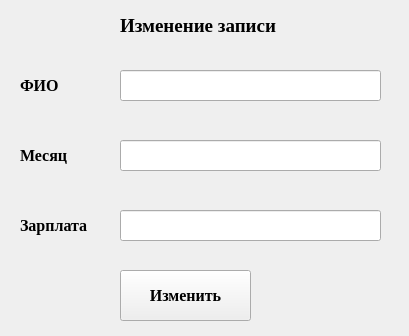
<?xml version="1.0" encoding="UTF-8"?>
<ui version="4.0">
 <class>Form</class>
 <widget class="QWidget" name="Form">
  <property name="geometry">
   <rect>
    <x>0</x>
    <y>0</y>
    <width>409</width>
    <height>336</height>
   </rect>
  </property>
  <property name="windowTitle">
   <string>Form</string>
  </property>
  <widget class="QLabel" name="label">
   <property name="geometry">
    <rect>
     <x>120</x>
     <y>10</y>
     <width>171</width>
     <height>31</height>
    </rect>
   </property>
   <property name="font">
    <font>
     <family>Times New Roman</family>
     <pointsize>14</pointsize>
     <weight>75</weight>
     <bold>true</bold>
    </font>
   </property>
   <property name="text">
    <string>Изменение записи</string>
   </property>
  </widget>
  <widget class="QLabel" name="FIO_3">
   <property name="geometry">
    <rect>
     <x>20</x>
     <y>140</y>
     <width>101</width>
     <height>31</height>
    </rect>
   </property>
   <property name="font">
    <font>
     <family>Times New Roman</family>
     <pointsize>12</pointsize>
     <weight>75</weight>
     <bold>true</bold>
    </font>
   </property>
   <property name="text">
    <string>Месяц</string>
   </property>
  </widget>
  <widget class="QLabel" name="FIO_4">
   <property name="geometry">
    <rect>
     <x>20</x>
     <y>210</y>
     <width>101</width>
     <height>31</height>
    </rect>
   </property>
   <property name="font">
    <font>
     <family>Times New Roman</family>
     <pointsize>12</pointsize>
     <weight>75</weight>
     <bold>true</bold>
    </font>
   </property>
   <property name="text">
    <string>Зарплата</string>
   </property>
  </widget>
  <widget class="QLineEdit" name="lineEdit_number_3">
   <property name="geometry">
    <rect>
     <x>120</x>
     <y>210</y>
     <width>261</width>
     <height>31</height>
    </rect>
   </property>
  </widget>
  <widget class="QLabel" name="FIO_2">
   <property name="geometry">
    <rect>
     <x>20</x>
     <y>70</y>
     <width>101</width>
     <height>31</height>
    </rect>
   </property>
   <property name="font">
    <font>
     <family>Times New Roman</family>
     <pointsize>12</pointsize>
     <weight>75</weight>
     <bold>true</bold>
    </font>
   </property>
   <property name="text">
    <string>ФИО</string>
   </property>
  </widget>
  <widget class="QLineEdit" name="lineEdit_number">
   <property name="geometry">
    <rect>
     <x>120</x>
     <y>70</y>
     <width>261</width>
     <height>31</height>
    </rect>
   </property>
  </widget>
  <widget class="QLineEdit" name="lineEdit_number_2">
   <property name="geometry">
    <rect>
     <x>120</x>
     <y>140</y>
     <width>261</width>
     <height>31</height>
    </rect>
   </property>
  </widget>
  <widget class="QPushButton" name="pushButton">
   <property name="geometry">
    <rect>
     <x>120</x>
     <y>270</y>
     <width>131</width>
     <height>51</height>
    </rect>
   </property>
   <property name="font">
    <font>
     <family>Times New Roman</family>
     <pointsize>12</pointsize>
     <weight>75</weight>
     <bold>true</bold>
    </font>
   </property>
   <property name="text">
    <string>Изменить</string>
   </property>
  </widget>
 </widget>
 <resources/>
 <connections/>
</ui>
